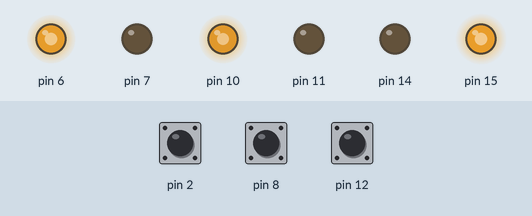
This program was run on a simulated MicroPython board. Parts: output pins drawn as LEDs (lit = HIGH). The inputs (shaded band) are chosen by the test bench; at power-on: pin 2 HIGH, pin 8 HIGH, pin 12 HIGH.

Above: at 0.1 s.
Timing chart, 0 to 1.6 s (numbered marks = the images above):
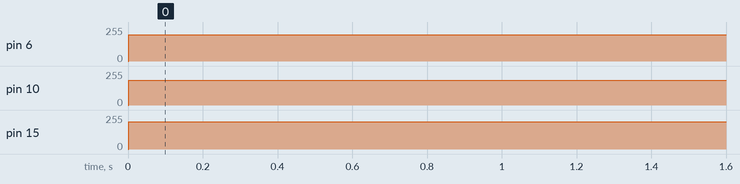

Measured:
- by itself, pin 6: 0/255 → 198/255 at 0.00 s
- by itself, pin 10: 0/255 → 184/255 at 0.00 s
- by itself, pin 15: 0/255 → 205/255 at 0.00 s

The program:

motor.py
```python
from machine import Pin, PWM
import micropython
import math, time, asyncio


class Motor:
    PWM_FREQUENCY = 50000
    MAX_SPEED = 1
    START_CYCLE = 40000
    MAX_CYCLE = 65535

    def __init__(self, pinA: int, pinB: int) -> None:
        self.pinA = Pin(pinA, Pin.OUT)
        self.pinB = Pin(pinB, Pin.OUT)
        self.motorA = PWM(self.pinA, freq=self.PWM_FREQUENCY)
        self.motorB = PWM(self.pinB, freq=self.PWM_FREQUENCY)

    @staticmethod
    def _map(value: int, fromLow: int, fromHigh: int, toLow: int, toHigh: int) -> int:
        return int((value - fromLow) * (toHigh - toLow) / (fromHigh - fromLow) + toLow)

    def setSpeed(self, speed: int) -> None:
        # Mapped value should always be positive
        mappedSpeed = self._map(abs(speed), 0, self.MAX_SPEED, self.START_CYCLE, self.MAX_CYCLE)

        # Slow Decay => modes explained: https://learn.adafruit.com/improve-brushed-dc-motor-performance/current-decay-mode
        if speed < 0:
            self.motorA.duty_u16(mappedSpeed)
            self.motorB.duty_u16(0)
        elif speed > 0:
            self.motorA.duty_u16(0)
            self.motorB.duty_u16(mappedSpeed)
        else:
            # both speed 0 means braking/stop
            self.motorA.duty_u16(0)
            self.motorB.duty_u16(0)

    def stop(self) -> None:
        self.setSpeed(0)


class Encoder:
    def __init__(self, pinA: int, pinB: int) -> None:
        # Inclusion of emergency Exception buffer as per https://docs.micropython.org/en/latest/reference/isr_rules.html#the-emergency-exception-buffer
        micropython.alloc_emergency_exception_buf(100)

        self._count = 0
        self._previousCount = 0

        self.pinA = Pin(pinA, Pin.IN)
        self.pinB = Pin(pinB, Pin.IN)
        self.pinA.irq(self._encoder_interrupt, Pin.IRQ_FALLING or Pin.IRQ_RISING, hard=True)

    def _encoder_interrupt(self, pin) -> None:
        if self.pinA.value() == self.pinB.value():
            self._count += 1
        else:
            self._count -= 1

    def getCount(self) -> int:
        return self._count

    def getCountSinceLastCount(self) -> int:
        difference = self._count - self._previousCount
        self._previousCount = self._count
        return difference


class MotorManager:
    # wheel variables
    PULSES_PER_ROTATION = 7
    GEAR_RATIO = 21  # TODO: double-check these gear ratio values
    WHEEL_DIAMETER = 38.1 * 2  # in mm, return values also in mm
    BETWEEN_WHEEL_DISTANCE = 155  # in mm, between middle of omniwheels
    CIRCUMCIRCLE_RADIUS = ( BETWEEN_WHEEL_DISTANCE * math.sqrt(3) ) / 3

    def __init__(self, mot11, mot12, enc11, enc12, mot21, mot22, enc21, enc22, mot31, mot32, enc31, enc32):
        self.motors = [
            Motor(mot11, mot12),
            Motor(mot21, mot22),
            Motor(mot31, mot32)
            ]
        self.encoders = [
            Encoder(enc11, enc12),
            Encoder(enc21, enc22),
            Encoder(enc31, enc32)
            ]

        self.xPosition = 0
        self.yPosition = 0

    def _calculateMotorForces(self, angle: int, speed: float = 1.0):
        # angle = direction of intended travel in degrees, speed = <0.0 to 1.0>
        # carthesian force calculation
        F_x = math.sin(math.radians(angle))
        F_y = math.cos(math.radians(angle))
        # print(f"{F_x=}, {F_y=}")

        # vector force calculation
        F_A = (1/3) * F_x + (math.sqrt(3)/3) * F_y
        F_B = (1/3) * F_x - (math.sqrt(3)/3) * F_y
        F_C = -(2/3) * F_x
        # print(f"{F_A=}, {F_B=}, {F_C=}")

        # relative scaling
        F_range = max(F_A, F_B, F_C) - min(F_A, F_B, F_C)
        F_Ar = F_A/F_range
        F_Br = F_B/F_range
        F_Cr = F_C/F_range
        F_rmax = max(abs(F_Ar), abs(F_Br), abs(F_Cr))
        F_rdiff = 1-F_rmax
        # print(f"{F_Ar=}, {F_Br=}, {F_Cr=},")
        # print(f"{F_range=}, {F_rmax=}, {F_rdiff=}")

        # scaling to match motor range -1 to 1
        F_As = 0 if abs(F_Ar) < 1e-7 else (F_Ar + F_rdiff if F_Ar > 0 else F_Ar - F_rdiff)
        F_Bs = 0 if abs(F_Br) < 1e-7 else (F_Br + F_rdiff if F_Br > 0 else F_Br - F_rdiff)
        F_Cs = 0 if abs(F_Cr) < 1e-7 else (F_Cr + F_rdiff if F_Cr > 0 else F_Cr - F_rdiff)
        # print(f"{F_As=}, {F_Bs=}, {F_Cs=}")

        # applying speed
        F_At = F_As * speed
        F_Bt = F_Bs * speed
        F_Ct = F_Cs * speed

        return F_At, F_Bt, F_Ct

    async def _moveMotor(self, motor, encoder, speed: float, distance: float):
        start = encoder.getCount()
        goal = (self.PULSES_PER_ROTATION * self.GEAR_RATIO) * (distance / self.WHEEL_DIAMETER)
        motor.setSpeed(speed)
        if speed > 0:
            while (encoder.getCount() - start) < goal:
                await asyncio.sleep_ms(1)
        else:
            while (encoder.getCount() - start) > goal:
                await asyncio.sleep_ms(1)
        motor.stop()

    async def move_to(self, x: int, y: int, speed: float = 0.5):
        self.xPosition += x
        self.yPosition += y

        # convert x,y to angle, distance
        distance = math.sqrt(( x**2 ) + ( y**2 ))
        angleDegrees = math.degrees(math.atan2(x, y)) % 360

        forces = self._calculateMotorForces(angleDegrees, 0.5)
        distances = [distance * f for f in forces]

        await asyncio.gather(
                self._moveMotor(self.motors[0], self.encoders[0], forces[0], distances[0]),
                self._moveMotor(self.motors[1], self.encoders[1], forces[1], distances[1]),
                self._moveMotor(self.motors[2], self.encoders[2], forces[2], distances[2])
            )

    async def rotate(self, angle_degrees: int, speed: float = 0.5):
        rotationDistance = (math.pi * self.CIRCUMCIRCLE_RADIUS) * ( angle_degrees / 360 )

        actualSpeed = speed if angle_degrees > 0 else -speed
        absRotationDistance = abs(rotationDistance)

        await asyncio.gather(
                self._moveMotor(self.motors[0], self.encoders[0], actualSpeed, absRotationDistance),
                self._moveMotor(self.motors[1], self.encoders[1], actualSpeed, absRotationDistance),
                self._moveMotor(self.motors[2], self.encoders[2], actualSpeed, absRotationDistance)
            )

    async def stop(self):
        for motor in self.motors:
            motor.stop()

    def getPosition(self) -> tuple[int, int]:
        return self.xPosition, self.yPosition

    async def polling(self, websocket_message_broadcast):
        while True:
            await asyncio.sleep(1/1)  # update rate at 1Hz
            await websocket_message_broadcast(f"/motors/position/{self.xPosition}/{self.yPosition}")


if __name__ == "__main__":
    import time

    # motor 1
    PIN_ENCODER11 = const(12)
    PIN_ENCODER12 = const(13)
    PIN_MOTOR11 = const(14)
    PIN_MOTOR12 = const(15)

    # motor 2
    PIN_ENCODER21 = const(8)
    PIN_ENCODER22 = const(9)
    PIN_MOTOR21 = const(10)
    PIN_MOTOR22 = const(11)

    # motor 3
    PIN_ENCODER31 = const(2)
    PIN_ENCODER32 = const(3)
    PIN_MOTOR31 = const(6)
    PIN_MOTOR32 = const(7)

    motorManager = MotorManager(
        PIN_MOTOR11, PIN_MOTOR12, PIN_ENCODER11, PIN_ENCODER12,
        PIN_MOTOR21, PIN_MOTOR22, PIN_ENCODER21, PIN_ENCODER22,
        PIN_MOTOR31, PIN_MOTOR32, PIN_ENCODER31, PIN_ENCODER32
    )

    asyncio.run(motorManager.move_to(100, 100, 0.75))
    time.sleep(1)
    asyncio.run(motorManager.rotate(90, 0.5))

    print(motorManager.getPosition())
```
